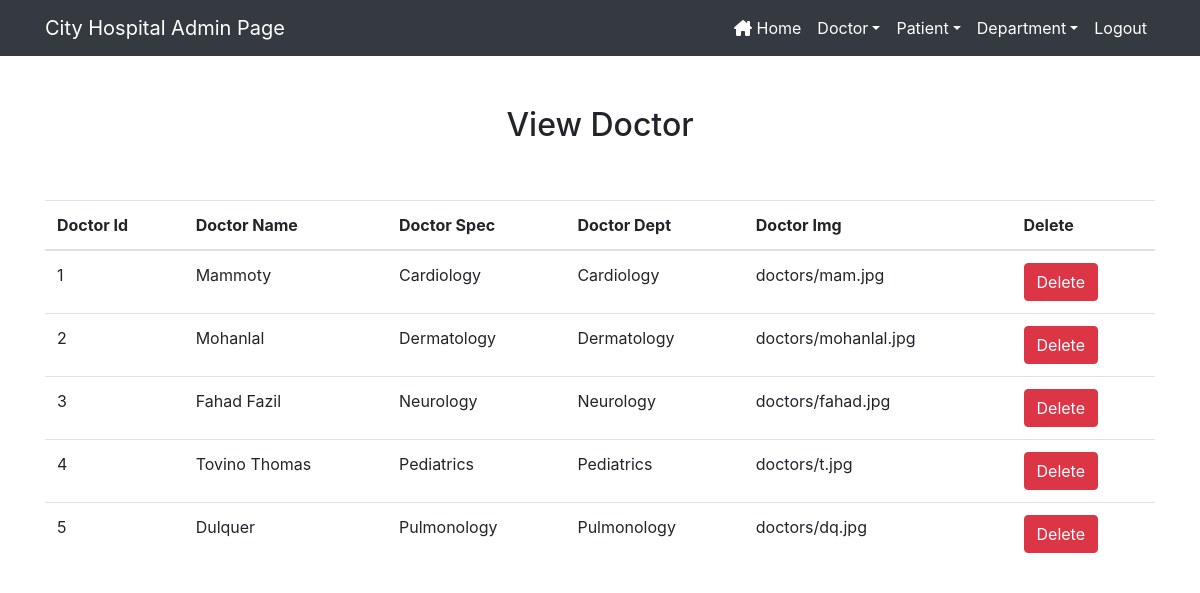
Page /admindoc (signed in) on the earlier database version.
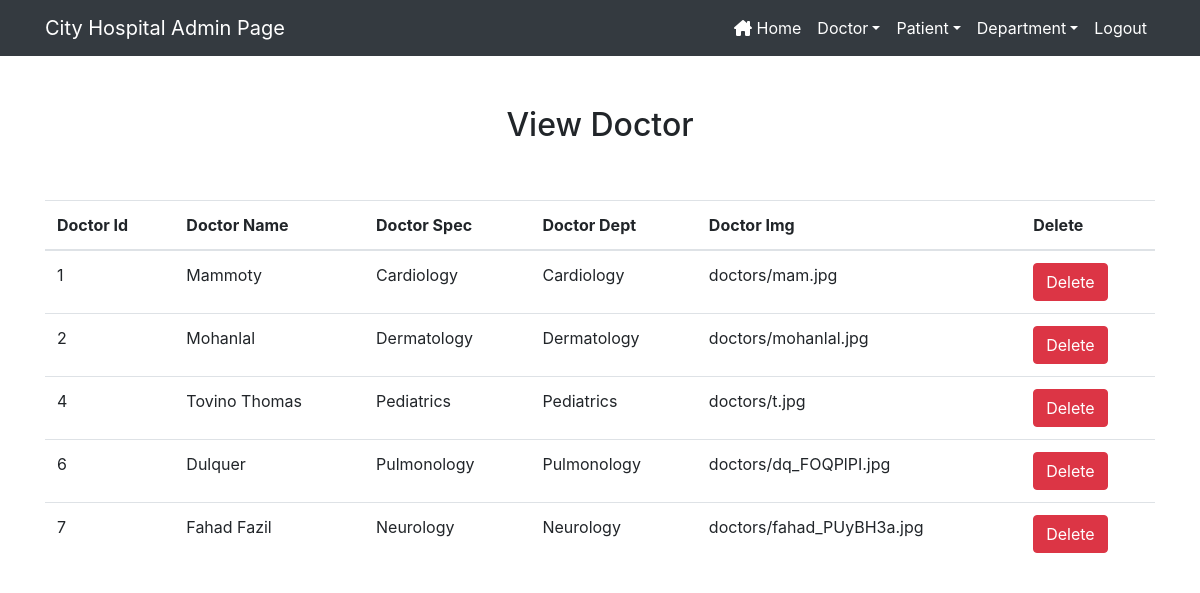
Same page on the later database version.
### home/models.py (models this page shows, shortened)
class Doctor(models.Model):
    doct_name=models.CharField(max_length=50)
    doct_spec=models.CharField(max_length=255)
    dep_name=models.ForeignKey(Department,on_delete=models.CASCADE)
    doct_img=models.ImageField(upload_to='doctors')

class Department(models.Model):
    dept_name=models.CharField(max_length=50)
    dept_descrption=models.TextField()
    def __str__(self):
        return self.dept_name

### home/views.py (the view)
# urls.py: path("admindoc",views.admindoc,name="admindoc"),
def admindoc(request):
    if not request.user.is_staff:
        return redirect("login")
    dict_doct={"doc": Doctor.objects.all()}
    return render(request,"admindoc.html",dict_doct)

### home/templates/admindoc.html (shortened to what this page needs)
{% extends 'adminnav.html'%}
{%block content %}
<div class="container" style="margin-top: 50px;">
    <h2 class="text-center">View Doctor</h2>
    <br><br>
    <table class="table table-hover" id="example">
        <thead>
            <tr>
                <th>Doctor Id</th>
                <th>Doctor Name</th>
                <th>Doctor Spec</th>
                <th>Doctor Dept</th>
                <th>Doctor Img</th>
                <th>Delete</th>
            </tr>
        </thead>
        <tbody>
            {% for i in doc %}
            <tr>
                <td>{{i.id}}</td>
                <td>{{i.doct_name}}</td>
                <td>{{i.doct_spec}}</td>
                <td>{{i.dep_name}}</td>
                <td>{{i.doct_img}}</td>
                <td><a href="{% url 'delete_doctor' i.id %}" onclick="return confirm('Are u really want to delete ?')" class='btn btn-danger'>Delete</a></td>
            </tr>
            {% endfor %}
        </tbody>
    </table>
</div>
{%endblock%}

### home/templates/adminnav.html (shortened to what this page needs)
<!DOCTYPE html>
<html lang="en">
<head>
    {% load static %}
    <link rel="stylesheet" href="https://cdn.jsdelivr.net/npm/bootstrap@4.3.1/dist/css/bootstrap.min.css">
    <link rel="stylesheet" type="text/css" href="{% static '/css/mystyle.css' %}">
    <link rel="stylesheet" href="https://cdnjs.cloudflare.com/ajax/libs/font-awesome/6.6.0/css/all.min.css" />
    <link rel="stylesheet" href="https://cdn.datatables.net/2.1.2/css/dataTables.dataTables.css">
    <link rel="stylesheet" href="https://cdn.datatables.net/buttons/3.1.0/css/buttons.dataTables.css">
</head>
<body>
<nav class="navbar navbar-expand-sm bg-dark navbar-dark">
    <div class="container">
    <a class="navbar-brand" href="">City Hospital Admin Page</a>
    <div class="collapse navbar-collapse" id="myMenu">
        <ul class="navbar-nav text-center ml-auto ">
            {% if request.user.is_staff %}
            <li class="nav-item"><a class="nav-link" href="{% url 'admindashboard' %}"><i class="fa-sharp-duotone fa-solid fa-house-chimney"></i> Home</a></li>
            <li class="nav-item dropdown"><a class="nav-link dropdown-toggle" data-toggle="dropdown" href="#">Doctor</a>
            </li>
            <li class="nav-item dropdown"><a class="nav-link dropdown-toggle" data-toggle="dropdown" href="#">Patient</a>
            </li>
            <li class="nav-item dropdown"><a class="nav-link dropdown-toggle" data-toggle="dropdown" href="#">Department</a>
            </li>
            {% endif %}
            {% if request.user.is_staff %}
            <li class="nav-item"><a class="nav-link"  href="{% url 'logout' %}">Logout</a></li>
            {% endif %}
        </ul>
    </div>
</div>
</nav>
{%block content %}
{%endblock%}
</body>
</html>

### demo/static/css/mystyle.css (style rules this page uses)
.nav-link { color: white !important; }

### home/templates/adminnav.html (style rules this page uses)
.nav-link { color: white !important; }

Differences in the rows shown:
removed Doctor: id "3", doct_name "Fahad Fazil", doct_spec "Neurology", dep_name "Neurology", doct_img "doctors/fahad.jpg"
removed Doctor: id "5", doct_name "Dulquer", doct_spec "Pulmonology", dep_name "Pulmonology", doct_img "doctors/dq.jpg"
added Doctor: id "6", doct_name "Dulquer", doct_spec "Pulmonology", dep_name "Pulmonology", doct_img "doctors/dq_FOQPlPI.jpg"
added Doctor: id "7", doct_name "Fahad Fazil", doct_spec "Neurology", dep_name "Neurology", doct_img "doctors/fahad_PUyBH3a.jpg"
